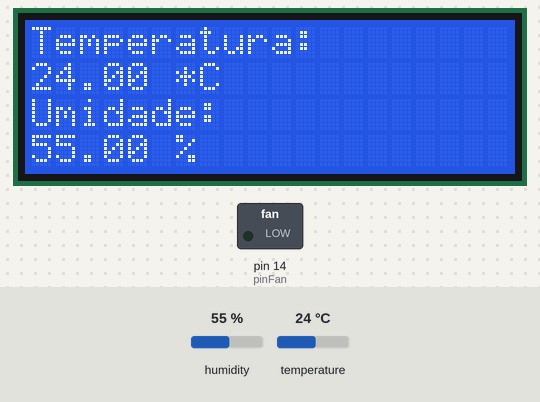
This sketch was run on a simulated Arduino Uno, built with avr-gcc and run on an emulated ATmega328P. On the bench: 20×4 character LCD, switched loads named in the sketch (green lamp = pin HIGH). Inputs (shaded band) come from the test bench; at power-on: temperature 24 °C, humidity 55 %.

Above: at 1.2 s.
1.3 s: temperature set to 29 °C
At 3.2 s:
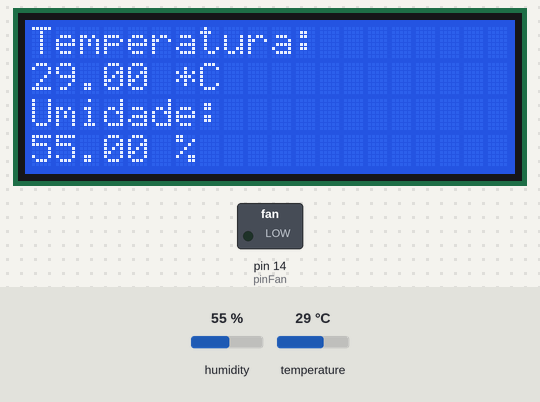
4.1 s: temperature set to 32 °C
At 4.7 s:
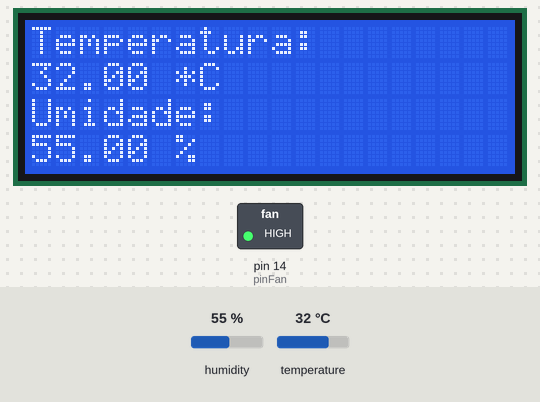
6.9 s: humidity set to 22 %
At 8.8 s:
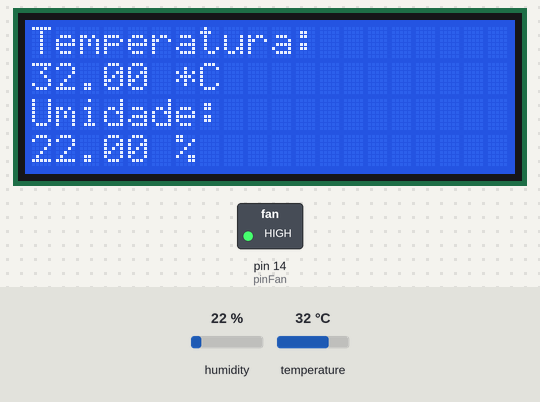
10.0 s: humidity set to 40 %
At 11.4 s:
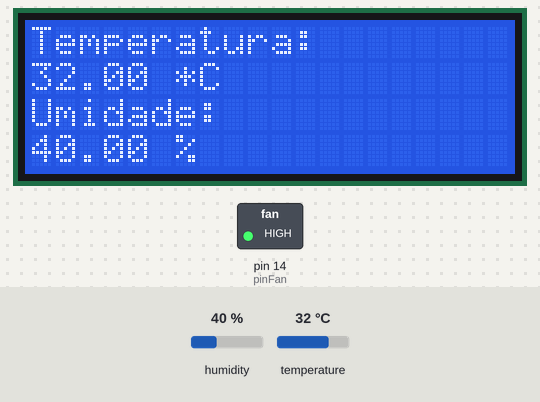
Timing chart, 0 to 13.0 s (numbered marks = the images above; inputs shaded):
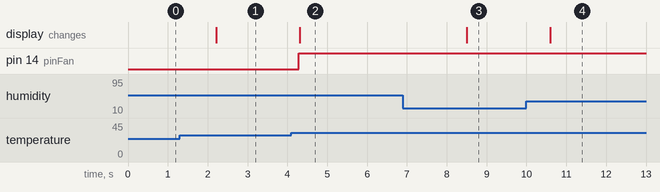

Measured:
- the behaviour switches between 30 and 31 °C on temperature (found by bisection; images 1 and 2)
- after the input at 1.3 s, the display: changes after 0.92 s (image 1)
- after the input at 4.1 s, pin 14 (pinFan): LOW → HIGH after 0.18 s; the display: changes after 0.22 s (image 2)
- after the input at 6.9 s, the display: changes after 1.6 s (image 3)
- after the input at 10.0 s, the display: changes after 0.60 s (image 4)

The sketch:

source_arduino.ino
```cpp
#include <Wire.h>
#include <LiquidCrystal_I2C.h>
#include "DHT.h"
#define DHTPIN A1 // pino ligado ao sensor DHT
#define DHTTYPE DHT11
DHT dht(DHTPIN, DHTTYPE);
const int pinFan = 14;//define o pino onde esta ligado o Fan

// Inicializa o display no endereco 0x3F
LiquidCrystal_I2C lcd(0x3F,2,1,0,4,5,6,7,3, POSITIVE);

void setup()
{
 lcd.begin(20,4);// configura o display lcd
 lcd.setBacklight(HIGH);// Ativa a luz do display lcd
 Serial.begin(9600);
 dht.begin();//Inicia o sensor de temperatura
 pinMode(pinFan, OUTPUT);//configura o pino do fan
}

void loop()
{
  float h = dht.readHumidity();// Lê a umidade relativa do ar através sensor
  float t = dht.readTemperature();// Lê a temperatura através do sensor

  if(t>30){
    digitalWrite(pinFan, HIGH);// Liga o Fan
  }else{
    digitalWrite(pinFan, LOW);// Desliga o Fan
  }

  // Exibe no display as informações
  if (isnan(t) || isnan(h)){
    lcd.clear();
    lcd.print("Falha ao ler o sensor DHT");
  }else{
    lcd.setCursor(0,0);
    lcd.print("Temperatura:");
    lcd.setCursor(0,1);
    lcd.print(t);
    lcd.print(" *C");
    lcd.setCursor(0,2);
    lcd.print("Umidade:");
    lcd.setCursor(0,3);
    lcd.print(h);
    lcd.print(" %");
  }
  delay(1000);
}
```
